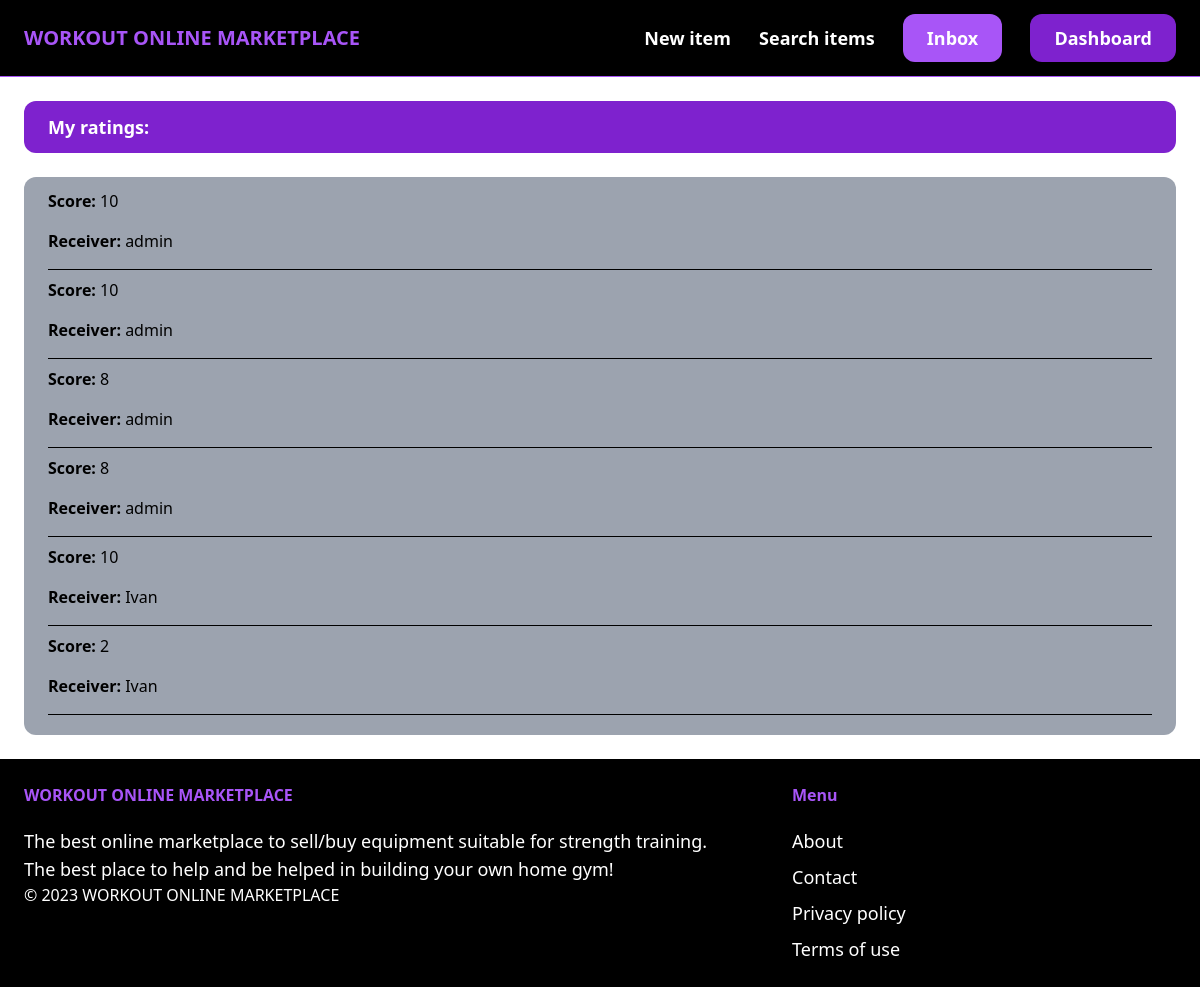
Before: /ratingsANDreviews/user/ratings/ (signed in) with the older database file.
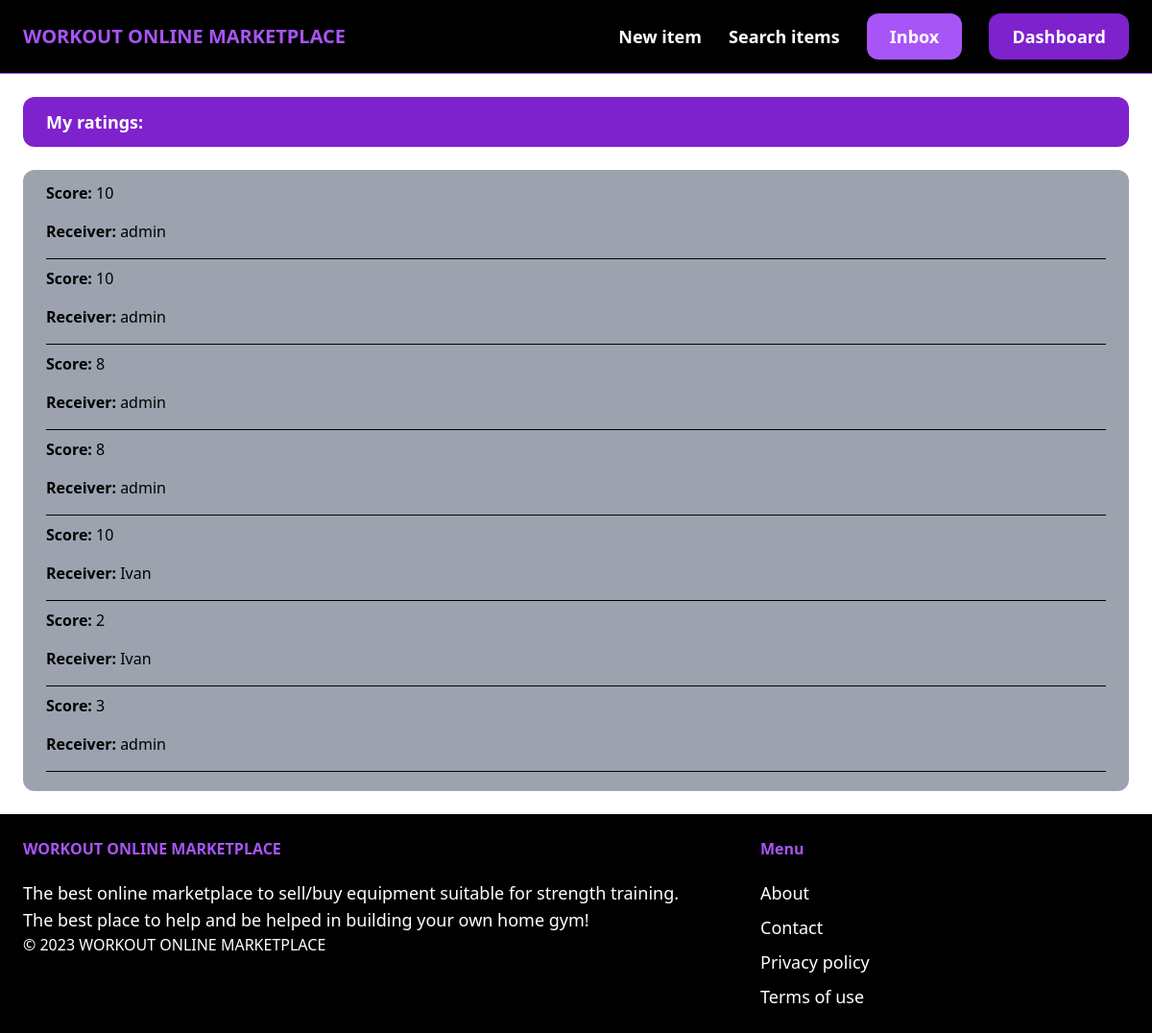
After: the same page with the newer database file.
### ratingsANDreviews/models.py (models this page shows)
class Rating(models.Model):
    author = models.ForeignKey(User, on_delete=models.CASCADE, related_name='sentRatings')
    receiverId = models.ForeignKey(User, on_delete=models.CASCADE, related_name='receiverRatings')
    score = models.PositiveIntegerField()
    data = models.DateTimeField(auto_now_add=True)

### ratingsANDreviews/views.py (the view)
# urls.py: path('user/ratings/', views.userRatings, name='userRatings'),
@login_required
def userRatings(request):
    ratings = Rating.objects.filter(author=request.user)
    return render(request, 'ratingsANDreviews/userRatings.html', {'ratings': ratings})

### ratingsANDreviews/templates/ratingsANDreviews/userRatings.html (shortened to what this page needs)
{% extends 'core/base.html' %}
{% block content %}
<h1 class="px-6 py-3 mb-6 text-lg font-semibold bg-purple-700 text-white rounded-xl hover:bg-purple-900">My ratings:</h1>
{% if ratings %}
  <ul class="px-6 py-3 bg-gray-400 rounded-xl">
    {% for rating in ratings %}
      <li>
        <div class="mb-4">
          <span class="font-semibold">Score:</span> {{ rating.score }}
        </div>
        <div class="mb-4">
          <span class="font-semibold">Receiver:</span> {{ rating.receiverId.username }}
        </div>
        <hr class="border-black mb-2">
      </li>
    {% endfor %}
  </ul>
{% else %}
  <p>No ratings found.</p>
{% endif %}
{% endblock %}

Changed rows visible on the page:
added Rating: score "3", receiverId.username "admin"
